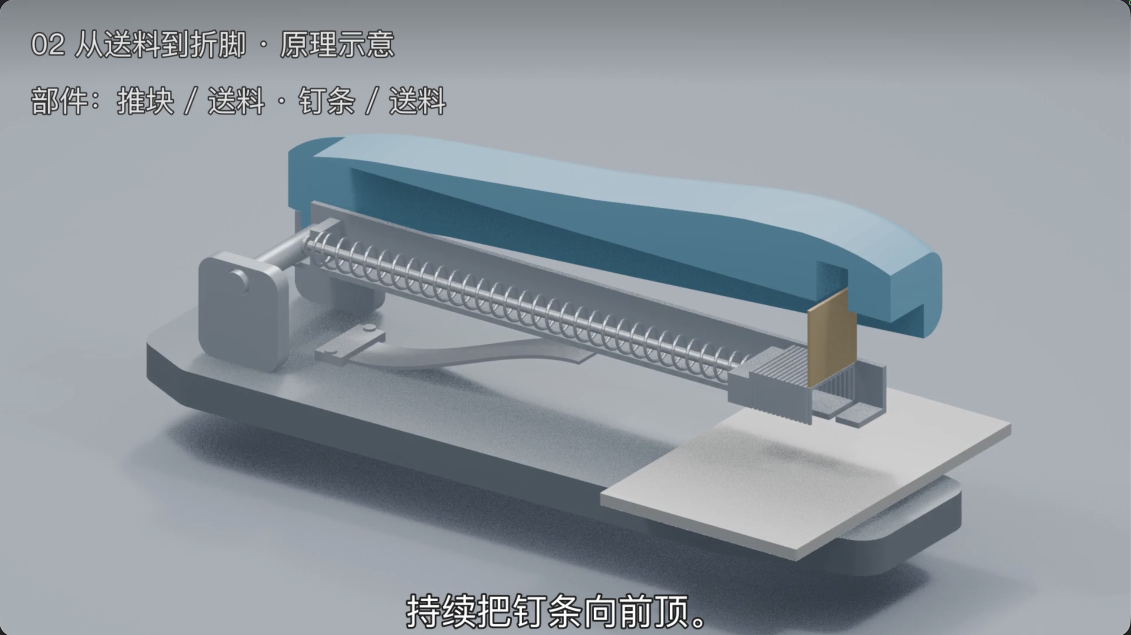
#> input picture assets/style-reference/approved-original.png, 2262 x 1270 px (shown at 1/2 size)
$ python qa_images.py ../assets/style-reference/approved-original.png
#> lines starting #> are read from the running program, lines starting #| are printed output that depends on the picture
"""Content-addressed visual evidence. Never modifies production assets.

Static evidence never grants continuous-motion, scientific or readability PASS.
"""
from contextlib import contextmanager
from pathlib import Path
import argparse
import hashlib
import io
import json
import math
import subprocess
import tempfile
import time
from PIL import Image, ImageDraw, ImageOps

ROOT = Path(__file__).resolve().parents[1]
CACHE = ROOT / 'work/qa-images'
VERSION = '1'


def sha(path):
    h = hashlib.sha256()
    with open(path, 'rb') as f:
        for block in iter(lambda: f.read(1024 * 1024), b''):
            h.update(block)
    return h.hexdigest()


def key(params):
    return hashlib.sha256(json.dumps(params, sort_keys=True).encode()).hexdigest()


def get_cached_image(cache_key, cache_dir=CACHE):
    path = Path(cache_dir) / (cache_key + '.json')
    if path.exists():
        data = json.loads(path.read_text())
        if Path(data['qa_path']).exists() and sha(data['qa_path']) == data['qa_sha256']:
            path.touch()  # Last successful access, never source mtime.
            return dict(data, cache_hit=True)
    return None


def prepare_image(source, *, max_size=1024, quality=80, format='webp',
                  crop_region=None, source_time=None, shot_id=None, target_bytes=300_000,
                  cache_dir=CACHE, zoom=1):
    start = time.monotonic()
    source = Path(source).resolve()
    format = format.lower()
    if format not in {'webp', 'jpeg'} or max_size < 1 or not 1 <= quality <= 100 or target_bytes < 1:
        raise ValueError('Invalid QA image parameters')
    if type(zoom) is not int or not 1 <= zoom <= 4 or (zoom > 1 and crop_region is None):
        raise ValueError('Zoom requires a crop and an integer factor from 1 to 4')
    params = dict(source_sha256=sha(source), version=VERSION, code_sha256=sha(__file__),
                  format=format, max_size=max_size, quality=quality,
                  crop_region=list(crop_region) if crop_region is not None else None,
                  target_bytes=target_bytes, color='exif-transpose-rgb-white-alpha')
    if zoom != 1:
        params['zoom'] = zoom
    cache_key = key(params)
    hit = get_cached_image(cache_key, cache_dir)
    if hit:
        return dict(hit, source_path=str(source), source_time=source_time, shot_id=shot_id,
                    elapsed_seconds=time.monotonic()-start)
    with Image.open(source) as raw:
#> raw is the input picture: PIL image 2262x1270 RGBA; mean R, G, B, A 143.3, 151.9, 159, 255
        im = ImageOps.exif_transpose(raw).convert('RGBA')
        if crop_region is not None:
            x0, y0, x1, y1 = crop_region
            if not (0 <= x0 < x1 <= im.width and 0 <= y0 < y1 <= im.height):
                raise ValueError('Crop must be within oriented source pixels')
            im = im.crop(tuple(crop_region))
        bg = Image.new('RGBA', im.size, 'white'); bg.alpha_composite(im)
#> after `bg = Image.new('RGBA', im.size, 'white')`: bg: PIL image 2262x1270 RGBA; every value is 255
        im = bg.convert('RGB')
        native_size = im.size
#> native_size = (2262, 1270)
        if zoom > 1:
            im = im.resize((im.width * zoom, im.height * zoom), Image.Resampling.NEAREST)
        im.thumbnail((max_size, max_size), Image.Resampling.LANCZOS)
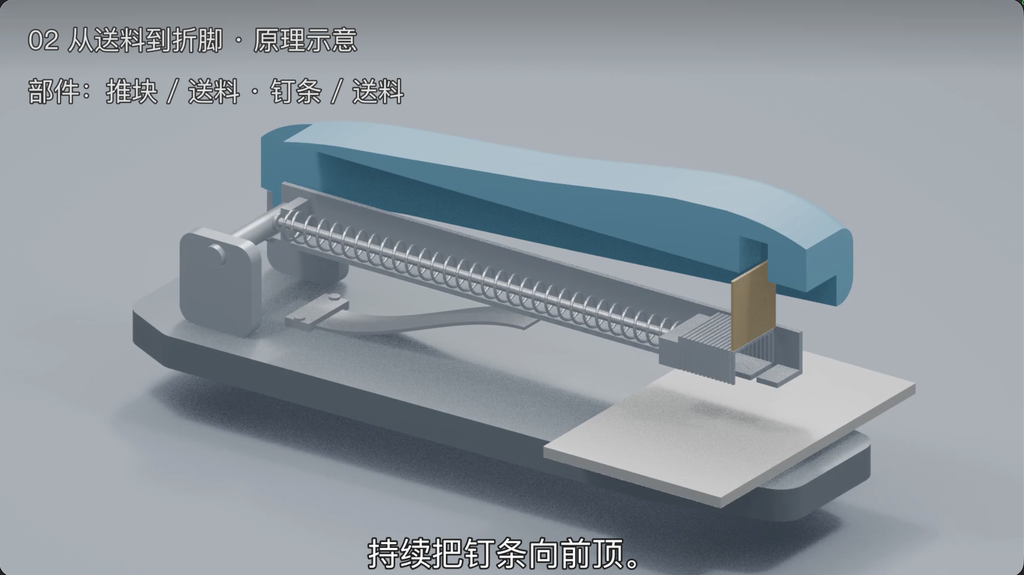
#> im: PIL image 1024x575 RGB; mean R, G, B 143.2, 151.8, 159
        q = quality
        while True:
            buf = io.BytesIO(); im.save(buf, format=format, quality=q)
            if buf.tell() <= target_bytes or q <= 35:
                break
            q = max(35, q-5)
        if buf.tell() > target_bytes:
            raise ValueError('Byte budget cannot preserve minimum quality; request a crop')
    folder = Path(cache_dir); folder.mkdir(parents=True, exist_ok=True)
    path = folder / (cache_key + ('.webp' if format == 'webp' else '.jpg'))
    # Atomic replacement permits independent roles to share a cache safely.
    with tempfile.NamedTemporaryFile(dir=folder, delete=False) as f:
        f.write(buf.getvalue()); tmp = Path(f.name)
    tmp.replace(path)
    result = dict(params, source_path=str(source), qa_path=str(path.resolve()),
                  qa_sha256=sha(path), width=im.width, height=im.height, native_size=list(native_size), quality=q,
                  requested_quality=quality, source_time=source_time, shot_id=shot_id,
                  bytes=path.stat().st_size, cache_key=cache_key, cache_hit=False,
                  readability='UNKNOWN', elapsed_seconds=time.monotonic()-start)
    with tempfile.NamedTemporaryFile(mode='w', dir=folder, delete=False) as f:
        json.dump(result, f, indent=2); tmp = Path(f.name)
    tmp.replace(folder / (cache_key + '.json'))
    return result


def prepare_crop(source, crop_region, **kwargs):
    return prepare_image(source, crop_region=crop_region, max_size=kwargs.pop('max_size', 1600), **kwargs)


# [78 lines left out: functions prepare_cover_preview, prepare_contact_sheet, prepare_video_frames, decoded_frames, not called in this run]


def visual_packet(frames=(), sheets=()):
    if len(frames) > 4 or len(sheets) > 1:
        raise ValueError('Review round limit: four frames and one sheet')
    unique = {r['qa_sha256']: r for r in [*frames, *sheets]}
    for r in unique.values():
        if Path(r['qa_path']).suffix not in {'.webp', '.jpg'} or sha(r['qa_path']) != r['qa_sha256']:
            raise ValueError('Missing/stale compressed evidence')
    return dict(images=list(unique.values()), image_count=len(unique),
                total_bytes=sum(r['bytes'] for r in unique.values()),
                actual_agent_reads=None, actual_visual_tokens=None, acceptance='UNKNOWN')


# [70 lines left out: functions compare_media_frames, record_reads, handoff_visuals, not called in this run]


def main():
    ap = argparse.ArgumentParser(description=__doc__)
    ap.add_argument('source', nargs='+'); ap.add_argument('--times', nargs='+', type=float)
    ap.add_argument('--max-size', type=int, default=1024, help='Video frame long edge in pixels')
    ap.add_argument('--crop', nargs=4, type=int); ap.add_argument('--cover', action='store_true')
    ap.add_argument('--zoom', type=int, default=1)
    ap.add_argument('--sheet', action='store_true'); ap.add_argument('--format', default='webp')
    args = ap.parse_args()
    if args.zoom != 1 and not args.crop:
        ap.error('--zoom requires --crop')
    if args.times:
        refs = prepare_video_frames(args.source[0], args.times, format=args.format, max_size=args.max_size,
                                    crop_region=args.crop, zoom=args.zoom)
    else:
        fn = prepare_cover_preview if args.cover else prepare_image
        refs = [(prepare_crop(p,args.crop,format=args.format,zoom=args.zoom) if args.crop else fn(p,format=args.format)) for p in args.source]
    packet = visual_packet(refs, [prepare_contact_sheet([r['qa_path'] for r in refs])] if args.sheet else [])
    print(json.dumps(packet, indent=2))
#| {
#|   "images": [
#|     {
#|       "source_sha256": "49e2b782422c04994cbd79c56e1e3900416e6a117ff8145c8fc32e7453a572ed",
#|       "version": "1",
#|       "code_sha256": "9d3a92fd8b3bf38e71483420e52a7b160e73888e5fcca8c24385c8e6042b2298",
#|       "format": "webp",
#|       "max_size": 1024,
#|       "quality": 80,
#|       "crop_region": null,
#|       "target_bytes": 300000,
#|       "color": "exif-transpose-rgb-white-alpha",
#> (further printed lines are left out)


if __name__ == '__main__': main()
